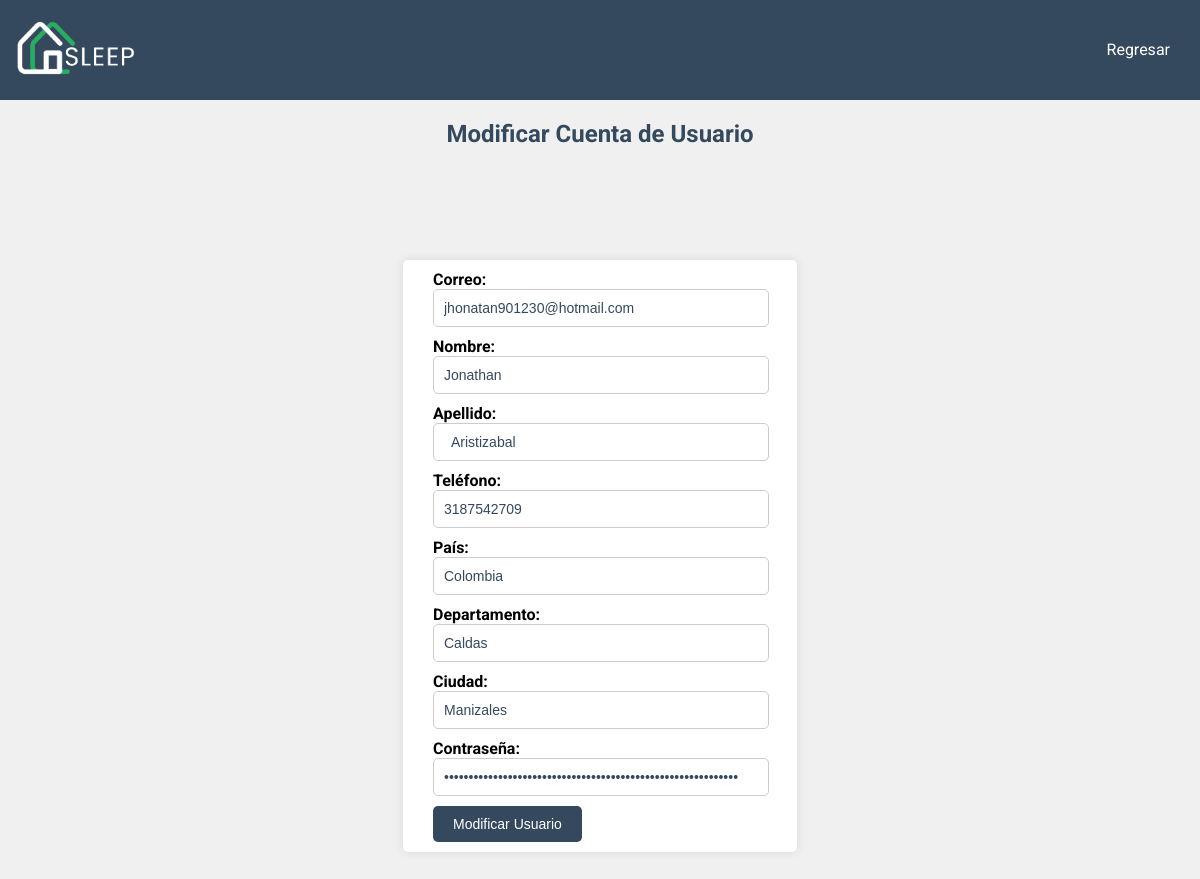
Screenshot of /pages/modificar_cuenta.php?documento=1053810807 with the database file from the repository.
### tables this page shows
CREATE TABLE `usuarios` (
  `documento` int(11) NOT NULL,
  `correo` varchar(45) NOT NULL,
  `nombre` varchar(15) NOT NULL,
  `apellido` varchar(15) NOT NULL,
  `telefono` varchar(20) NOT NULL,
  `pais` varchar(15) NOT NULL,
  `departamento` varchar(15) NOT NULL,
  `ciudad` varchar(15) NOT NULL,
  `contrasena` varchar(255) NOT NULL,
  `tipoUsuarioId` int(11) NOT NULL
);

### pages/modificar_cuenta.php (the view, shortened to what this page needs)
<?php
include '../conections/conection.php';
if (isset($_GET['documento'])) {
    $documento = $_GET['documento'];
    $sql = "SELECT * FROM usuarios WHERE documento = '$documento'";
    $result = $conn->query($sql);
    if ($result->num_rows == 1) {
        $row = $result->fetch_assoc();
        $correo = $row['correo'];
        $nombre = $row['nombre'];
        $apellido = $row['apellido'];
        $telefono = $row['telefono'];
        $pais = $row['pais'];
        $departamento = $row['departamento'];
        $ciudad = $row['ciudad'];
        $contrasena = $row['contrasena'];
    } else {
        echo "Usuario no encontrado.";
        exit();
    }
} else {
    echo "Documento no proporcionado.";
    exit();
}
?>
<!DOCTYPE html>
<html lang="es">
<head>
    <link rel="stylesheet" href="../assets/css/modificar_cuenta.css">
</head>
<body>
    <header>
        <div id="logo">
            <img src="../assets/img/logoclaro.png" alt="Logo del Hotel" width="135px" height="70px">
        </div>
        <nav>
            <ul class="ul-encabezados">
                <li><a href="panel_gestor.php">Regresar</a></li>
            </ul>
        </nav>
    </header>
    <h2>Modificar Cuenta de Usuario</h2>
    <br>
    <br>
    <main>
        <section>
            <div class="form-container">
                <form method="post" action="">
                    <label for="correo"><strong>Correo:</strong></label>
                    <input type="email" id="correo" name="correo" value="<?php echo $correo; ?>" required><br>
                    <label for="nombre"><strong>Nombre:</strong></label>
                    <input type="text" id="nombre" name="nombre" value="<?php echo $nombre; ?>" required><br>
                    <label for="apellido"><strong>Apellido:</strong></label>
                    <input type="text" id="apellido" name="apellido" value="<?php echo $apellido; ?>" required><br>
                    <label for="telefono"><strong>Teléfono:</strong></label>
                    <input type="text" id="telefono" name="telefono" value="<?php echo $telefono; ?>" required><br>
                    <label for="pais"><strong>País:</strong></label>
                    <input type="text" id="pais" name="pais" value="<?php echo $pais; ?>" required><br>
                    <label for="departamento"><strong>Departamento:</strong></label>
                    <input type="text" id="departamento" name="departamento" value="<?php echo $departamento; ?>" required><br>
                    <label for="ciudad"><strong>Ciudad:</strong></label>
                    <input type="text" id="ciudad" name="ciudad" value="<?php echo $ciudad; ?>" required><br>
                    <label for="contrasena"><strong>Contraseña:</strong></label>
                    <input type="password" id="contrasena" name="contrasena" value="<?php echo $contrasena; ?>" required><br>
                    <button type="submit">Modificar Usuario</button>
                </form>
            </div>
        </section>
    </main>
</body>
</html>

### assets/css/modificar_cuenta.css (style rules this page uses)
body { font-family: 'Roboto', sans-serif; margin: 0; padding: 0; background-color: #f0f0f0; }
header { background-color: #34495e; color: white; padding: 10px; display: flex; justify-content: space-between; align-items: center; }
ul.ul-encabezados { list-style-type: none; padding: 0; }
ul.ul-encabezados li { display: inline; margin-right: 20px; }
ul.ul-encabezados a { text-decoration: none; color: white; }
main { display: flex; justify-content: center; align-items: center; height: calc(100vh - 100px); }
.form-container { background-color: white; padding: 10px 50px 10px 30px; border-radius: 5px; box-shadow: 0px 0px 10px rgba(0, 0, 0, 0.1); }
label { font-weight: bold; margin-bottom: 5px; }
input[type="email"], input[type="text"], input[type="password"] { width: 100%; padding: 10px; margin-bottom: 10px; border: 1px solid #ccc; border-radius: 5px; font-size: 14px; transition: border-color 0.3s ease-in-out; color: #34495e; }
button[type="submit"] { background-color: #34495e; color: white; border: none; padding: 10px 20px; border-radius: 5px; cursor: pointer; font-size: 14px; transition: background-color 0.3s ease-in-out; }
h2 { color: #34495e; text-align: center; margin-bottom: 20px; }
#logo img { max-width: 100%; height: auto; }
nav ul { list-style: none; margin: 0; padding: 0; }
nav ul li { display: inline; margin-right: 20px; }

### rows the page displays
usuarios: correo "jhonatan901230@hotmail.com", nombre "Jonathan", apellido "Aristizabal", telefono "3187542709", pais "Colombia", departamento "Caldas", ciudad "Manizales"
